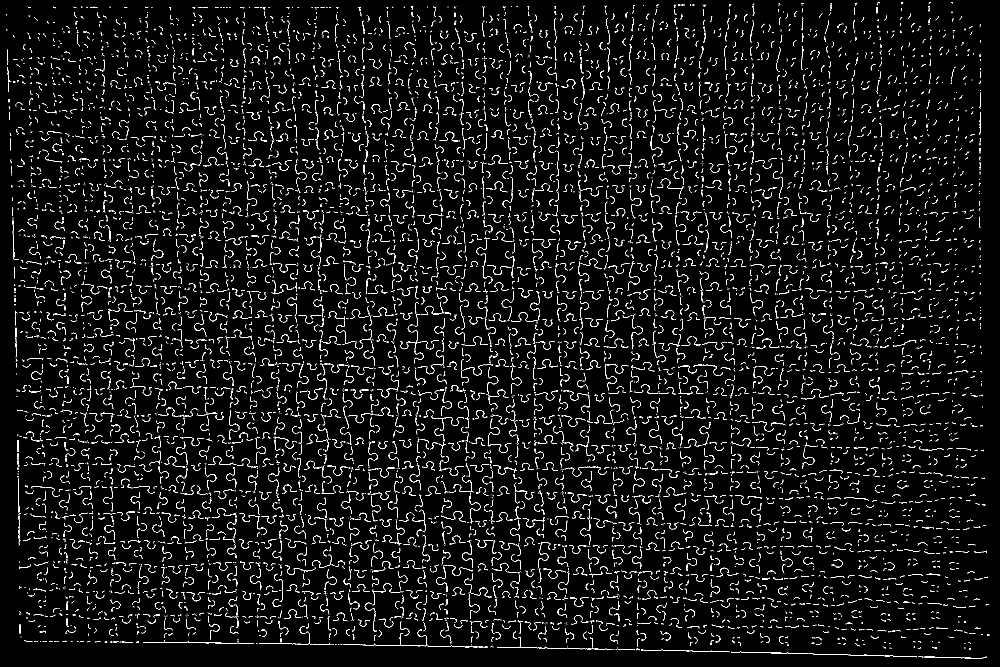
#> input picture data/boards/board_input_test/debug_import/closed_skeleton.png, 3000 x 2000 px (shown at 1/3 size); its folder holds only this picture in this run
$ python -i quick_validate_gui.py   (imports and definitions only)
#> lines starting #> are read from the running program, lines starting #| are printed output that depends on the picture; after the words box and inside, x2 and y2 are one past the last pixel; in counts of white or black regions, pixels touching at a corner belong together
from __future__ import annotations

import json
import threading
import tkinter as tk
from pathlib import Path
from tkinter import filedialog, messagebox, ttk
import sys

sys.path.insert(0, str(Path(__file__).resolve().parents[1] / "src"))

import cv2

from puzzle_recognition.calibration import parse_corners
from puzzle_recognition.config import BOARDS_DIR, DetectorConfig, MatcherConfig, OUTPUTS_DIR
from puzzle_recognition.io_utils import read_json
from puzzle_recognition.piece_labeler import label_pieces
from puzzle_recognition.recognizer import recognize


PROJECT_ROOT = Path(__file__).resolve().parents[1]


# [25 lines left out: functions discover_boards, make_preview_image, not called in this run]


def make_slot_preview_image(source_path: str | Path, max_width: int = 250, max_height: int = 250) -> Path:
#> called with max_width = 250, max_height = 250
    image = cv2.imread(str(source_path), cv2.IMREAD_GRAYSCALE)
#> image: shape (2000, 3000); 3.7% white in thin lines or dots
    if image is None:
        raise FileNotFoundError(f"Unable to read slot mask image: {source_path}")

    # Crop to the slot bounding box to zoom in and display shape details beautifully
    contours, _ = cv2.findContours(image, cv2.RETR_EXTERNAL, cv2.CHAIN_APPROX_SIMPLE)
#> contours = 9801 contours, 9253 with area under 20; largest, box (x1, y1, x2, y2) and area: (1031, 1905, 1463, 1942) 190, (2426, 1960, 2751, 1972) 154, (2773, 1970, 2960, 1977) 93, (1462, 1102, 1502, 1215) 80, (1708, 1172, 1769, 1238) 78
    if contours:
        x, y, w, h = cv2.boundingRect(max(contours, key=cv2.contourArea))
#> x = 1031; y = 1905; w = 432; h = 37
        pad = 12
        y0 = max(0, y - pad)
#> y0 = 1893
        x0 = max(0, x - pad)
#> x0 = 1019
        y1 = min(image.shape[0], y + h + pad)
#> y1 = 1954
        x1 = min(image.shape[1], x + w + pad)
#> x1 = 1475
        cropped = image[y0:y1, x0:x1]
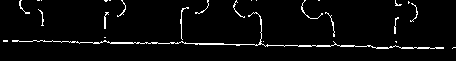
#> cropped: shape (61, 456); 3.9% white in thin lines or dots, all inside (x1, y1, x2, y2) = (3, 0, 456, 49)
    else:
        cropped = image

    # Add a thin white border around the cropped mask for visual contrast
    cropped = cv2.copyMakeBorder(cropped, 4, 4, 4, 4, cv2.BORDER_CONSTANT, value=60)
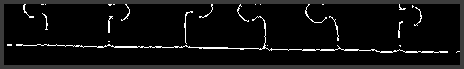
#> cropped: shape (69, 464); min 0, max 255, mean 16.5

    height, width = cropped.shape[:2]
#> height = 69; width = 464
    scale = min(max_width / width, max_height / height, 1.0)
#> scale = 0.539
    if scale < 1.0:
        cropped = cv2.resize(cropped, (int(width * scale), int(height * scale)), interpolation=cv2.INTER_AREA)
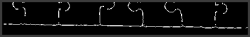
#> cropped: shape (37, 250); min 0, max 248, mean 16.5

    preview_dir = OUTPUTS_DIR / "gui_preview"
    preview_dir.mkdir(parents=True, exist_ok=True)
    preview_path = preview_dir / "slot_preview.png"
    cv2.imwrite(str(preview_path), cropped)
    return preview_path


class ScrollableFrame(ttk.Frame):
    # [34 lines left out: function __init__, not called in this run]


class CollapsibleFrame(ttk.Frame):
    # [24 lines left out: functions __init__, toggle, not called in this run]


class QuickValidateApp:
    # [266 lines left out: functions __init__, _build_layout, not called in this run]

    def _spin(self, parent: ttk.Frame, label: str, variable: tk.Variable, row: int, column: int, from_: float, to: float, increment: float) -> None:
        ttk.Label(parent, text=label).grid(row=row, column=column, sticky=tk.W, padx=(0, 4), pady=4)
        ttk.Spinbox(parent, textvariable=variable, from_=from_, to=to, increment=increment, width=10).grid(row=row, column=column + 1, sticky=tk.W, padx=(0, 12), pady=4)

    # [348 lines left out: functions choose_image, choose_output_dir, refresh_boards, apply_large_photo_preset, open_output_dir, detector_config and 13 more, not called in this run]

    def popup_slot_btn_clicked(self) -> None:
        if self.selected_slot_path and self.selected_slot_path.exists():
            self.popup_slot_mask(self.selected_slot_path)

    # [43 lines left out: function popup_slot_mask, not called in this run]

    def show_error(self, exc: Exception) -> None:
        self.status.set("發生錯誤")
        messagebox.showerror("處理失敗", str(exc))


# [4 lines left out: function main, not called in this run]


# [2 lines not run here, left out]

>>> result = make_slot_preview_image('../data/boards/board_input_test/debug_import/closed_skeleton.png')

$ run again, on data/boards/board_input_test/debug_import/normalized.png
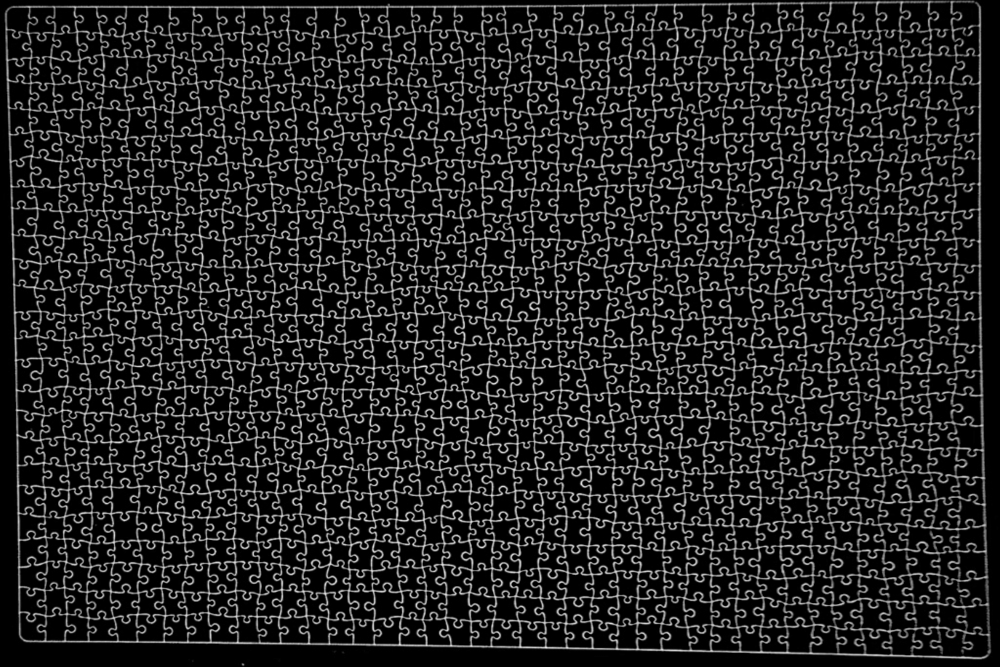
#> input picture data/boards/board_input_test/debug_import/normalized.png, 3000 x 2000 px (shown at 1/3 size)
#> in make_slot_preview_image, image is the input picture: shape (2000, 3000); min 0, max 255, mean 35.6
#> contours = 884 contours, 785 with area under 20; largest, box (x1, y1, x2, y2) and area: (10, 0, 2978, 1982) 5649716, (712, 1977, 750, 1999) 287, (2967, 1550, 2977, 1631) 246, (995, 1948, 1013, 1966) 158, (820, 1974, 843, 1987) 151
#> x = 10; y = 0; w = 2968; h = 1982
#> y0 = 0
#> y1 = 1994
#> x1 = 2990
#> in make_slot_preview_image, `cropped = cv2.copyMakeBorder(cropped, 4, 4, 4, 4, cv2.BORDER_CONSTANT,..`:
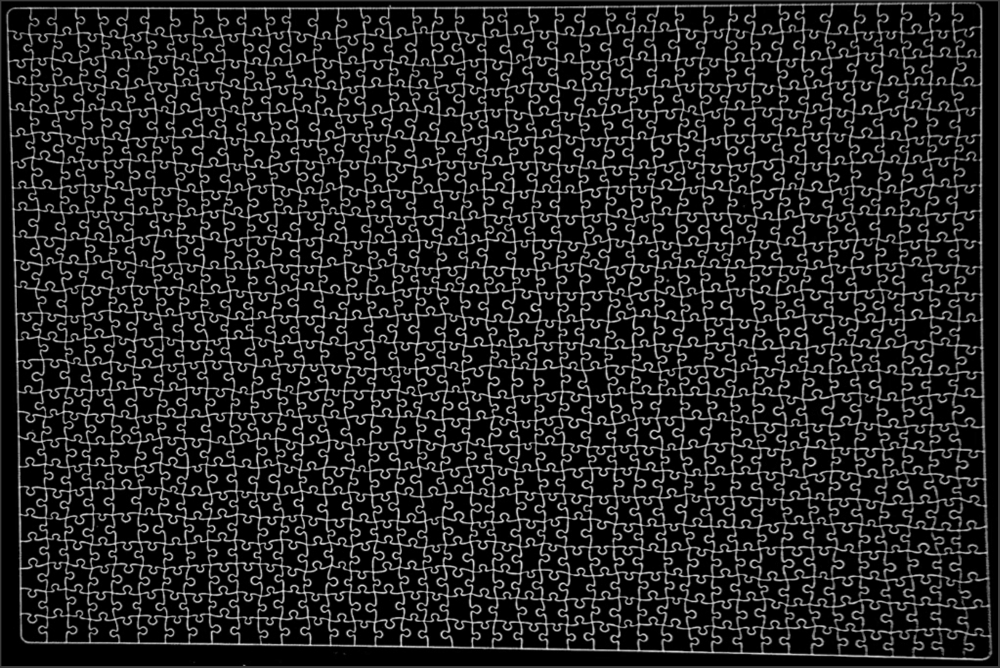
#> cropped: shape (2002, 2998) (shown at 1/3 size); min 0, max 255, mean 35.9
#> in make_slot_preview_image, `cropped = cv2.resize(cropped, (int(width * scale), int(height * scale)..`:
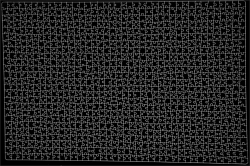
#> cropped: shape (166, 250); min 0, max 135, mean 35.9
